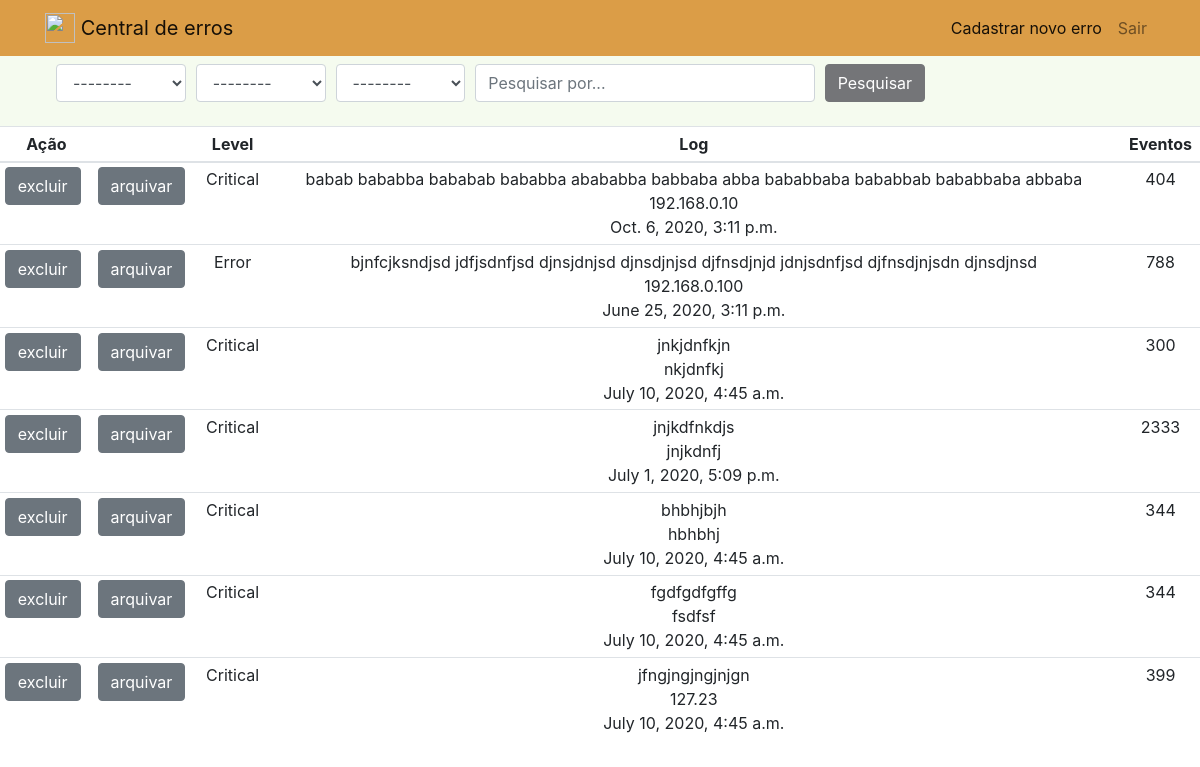
/api/pesquisa/ (signed in), run on an earlier commit of the app's database.
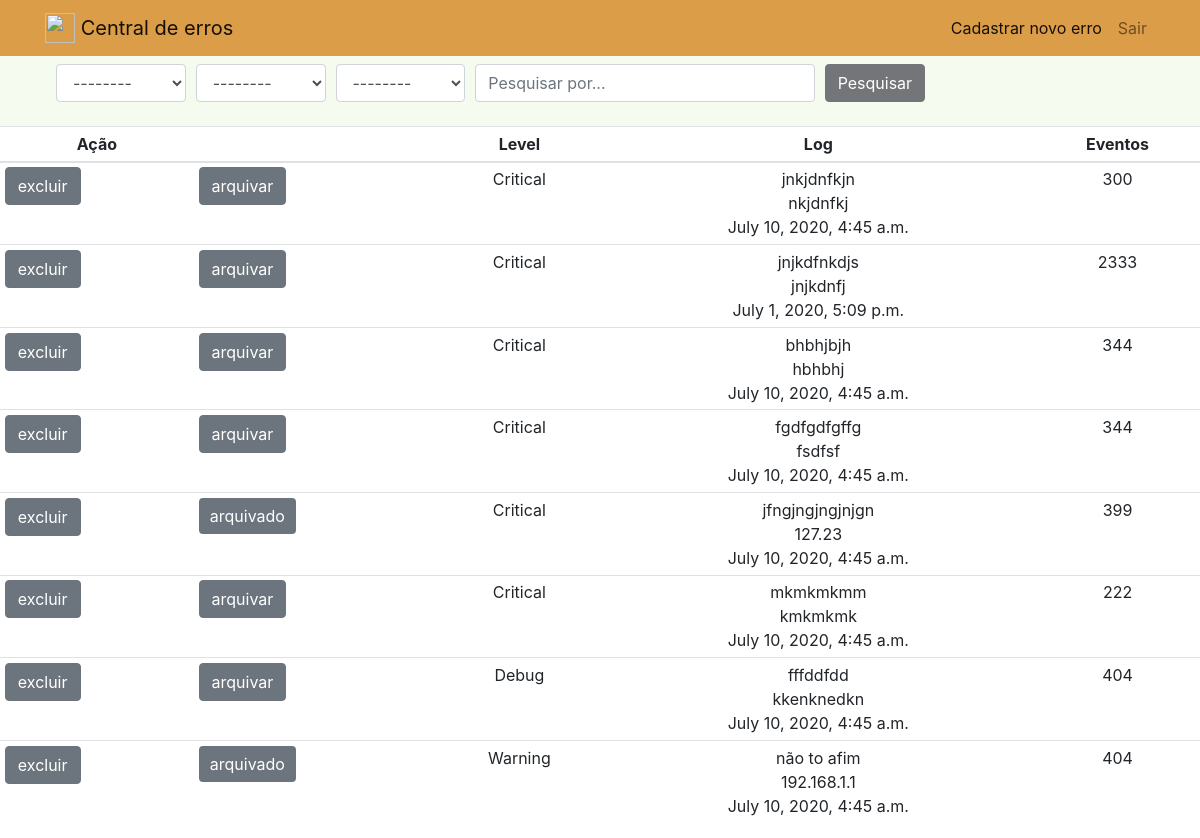
And on a later commit of the database.
### api/models.py (models this page shows, shortened)
class ErrorInstances(models.Model):
    id = models.UUIDField(primary_key=True, default=uuid.uuid4,
                          help_text="Unique ID for this error")
    LEVEL_STATUS = (
        ('Critical', 'Critical'),
        ('Debug', 'Debug'),
        ('Error', 'Error'),
        ('Warning', 'Warning'),
        ('Info', 'Info'),
    )
    level = models.CharField(
        max_length=20,
        choices=LEVEL_STATUS,
        blank=True,
        default='Error',
        help_text='Choose the error level'
    )
    events = models.IntegerField(null=True, blank=True, help_text='Enter the error code')
    TYPE_ERROR_STATUS = (
        ('dev', 'desenvolvedor'),
        ('hom', 'homolgação'),
        ('prod', 'produção'),
    )
    type_error = models.CharField(max_length=20,
                                  choices=TYPE_ERROR_STATUS,
                                  blank=True,
                                  default='dev',
                                  help_text='Choose the error type'
                                  )
    shelved = models.NullBooleanField(null=True, blank=True, default=False)
    user_id = models.ForeignKey(settings.AUTH_USER_MODEL, on_delete=models.SET_NULL, null=True)
    title = models.CharField(max_length=50, help_text='Enter the error title')
    description = models.TextField(help_text='Describe the error')
    origin = models.TextField(max_length=200,
                              help_text='Describe the error origin')
    date = models.DateTimeField(null=True, blank=True)
    details = models.TextField(help_text='Enter the error details')

### api/views.py (the view, shortened to what this page needs)
# urls.py: path('pesquisa/', ErrorInstancesListView.as_view(), name='pesquisa'),
class ErrorInstancesListView(LoginRequiredMixin, generic.ListView):
    renderer_classes = [TemplateHTMLRenderer]
    login_url = reverse_lazy('/')
    model = ErrorInstances
    paginate_by = 10
    serializer_class = ErrorInstancesModelSerializers
    def get_context_data(self, **kwargs):
        context = super(ErrorInstancesListView, self).get_context_data(**kwargs)
        return context
    def get_queryset(self):
        queryset = ErrorInstances.objects.all()
        search_bar = self.request.GET.get('search_bar')
        search_type = self.request.GET.get('search_type')
        search_order = self.request.GET.get('search_order')
        search_topic = self.request.GET.get('search_topic')
        return queryset

### api/templates/api/errorinstances_list.html (shortened to what this page needs)
{% extends "base_generic.html" %}
{% block menu %}
<nav class="navbar navbar-expand-lg navbar-light bg-light">
    <div class="container">
        <a class="navbar-brand ">
            <img src="http://getbootstrap.com/docs/4.5/assets/brand/bootstrap-solid.svg" width="30" height="30"
                 class="d-inline-block align-top" alt="" loading="lazy">
            Central de erros
        </a>
        <div class="collapse navbar-collapse" id="navbarSite">
            <ul class="navbar-nav ml-auto">
                <li class="nav-item active">
                    <a class="nav-link" href="{% url 'register-error' %}">Cadastrar novo erro<span class="sr-only">(current)</span></a>
                </li>
                <li class="nav-item">
                    <a class="nav-link" href="{% url 'logout' %}">Sair</a>
                </li>
            </ul>
        </div>
    </div>
</nav>
{% endblock %}
{% block content %}
<nav class="navbar navbar-light" style="background-color: #F5FBEF;">
    <ul>
        <form method="GET">
            <div class="form-row">
                <div class="col-md-2">
                    <select name="search_type" class="form-control" placeholder="Tipo">
                        <option value="">--------</option>
                    </select>
                </div>
                <div class="col-md-2">
                    <select name="search_order" class="form-control" placeholder="Ordenar por...">
                        <option value="">--------</option>
                    </select>
                </div>
                <div class="col-md-2">
                    <select name="search_topic" class="form-control" placeholder="Topico">
                        <option value="">--------</option>
                    </select>
                </div>
                <div class="col-md-5">
                    <input type="text" name="search_bar" class="form-control" placeholder="Pesquisar por...">
                </div>
                <div class="col-md-1">
                    <button class="btn btn-primary" type="submit" name="search">
                        Pesquisar
                    </button>
                </div>
            </div>
        </form>
    </ul>
</nav>
<form method="POST">
<table class="table table-sm table-hover">
    <thead>
    <tr align="center">
        <th scope="col">Ação</th>
        <th scope="col"></th>
        <th scope="col">Level</th>
        <th scope="col">Log</th>
        <th scope="col">Eventos</th>
    </tr>
    </thead>
    <tbody>
    {% if errorinstances_list %}
    {% for errorinstances in errorinstances_list %}
    <tr>
        <td><a href="{% url 'delete-error' errorinstances.id %}" class="btn btn-secondary">excluir</a></td>
        <td>{% if errorinstances.shelved %}
               <span class="badge badge-secondary">arquivado</span>
            {% else %}
               <a href="{% url 'shelved-error' errorinstances.id %}" class="btn btn-secondary">arquivar</a>
            {% endif %}
        </td>
        <td onclick="window.location='{% url 'errorinstances-detail' errorinstances.id %}';" align="center">{{ errorinstances.level }}
        </td>
        <td onclick="window.location='{% url 'errorinstances-detail' errorinstances.id %}';" align="center">{{ errorinstances.description }} <br>
            {{ errorinstances.origin }} <br>
            {{ errorinstances.date }}
        </td>
        <td onclick="window.location='{% url 'errorinstances-detail' errorinstances.id %}';" align="center">{{ errorinstances.events }}
        </td>
    </tr>
    {% endfor %}
    {% else %}
    <p>There are no errors here.</p>
    {% endif %}
    </tbody>
</table>
</form>
{% endblock %}

### api/templates/base_generic.html (shortened to what this page needs)
<!DOCTYPE html>
<html lang="pt">
<head>
    <link rel="stylesheet" href="https://stackpath.bootstrapcdn.com/bootstrap/4.5.0/css/bootstrap.min.css"
>
    {% load static %}
    <link rel="stylesheet" href="{% static 'css/styles.css' %}">
</head>
<body>
{% block menu %}{% endblock %}
{% block content %}{% endblock %}

### api/static/css/styles.css (style rules this page uses)
.bg-light { background-color: #db9d47 !important; }
.btn-primary { background-color: #747578 !important; border-color: #747578 !important; }
.badge { font-size: 100% !important; font-weight: 400 !important; padding: .375rem .70rem !important; line-height: 1.5 !important; }

What changed in the data, as far as the page shows it:
removed ErrorInstances: shows "arquivar", level "Critical", description "babab bababba bababab bababba abababba babbaba abba bababbaba bababbab bababbaba abbaba", origin "192.168.0.10", date "Oct. 6, 2020, 3:11 p.m.", events "404"
removed ErrorInstances: shows "arquivar", level "Error", description "bjnfcjksndjsd jdfjsdnfjsd djnsjdnjsd djnsdjnjsd djfnsdjnjd jdnjsdnfjsd djfnsdjnjsdn djnsdjnsd", origin "192.168.0.100", date "June 25, 2020, 3:11 p.m.", events "788"
changed ErrorInstances "jfngjngjngjnjgn": shelved "arquivar" → "arquivado"
added ErrorInstances: shelved "arquivar", level "Critical", description "mkmkmkmm", origin "kmkmkmk", date "July 10, 2020, 4:45 a.m.", events "222"
added ErrorInstances: shelved "arquivar", level "Debug", description "fffddfdd", origin "kkenknedkn", date "July 10, 2020, 4:45 a.m.", events "404"
added ErrorInstances: shelved "arquivado", level "Warning", description "não to afim", origin "192.168.1.1", date "July 10, 2020, 4:45 a.m.", events "404"
